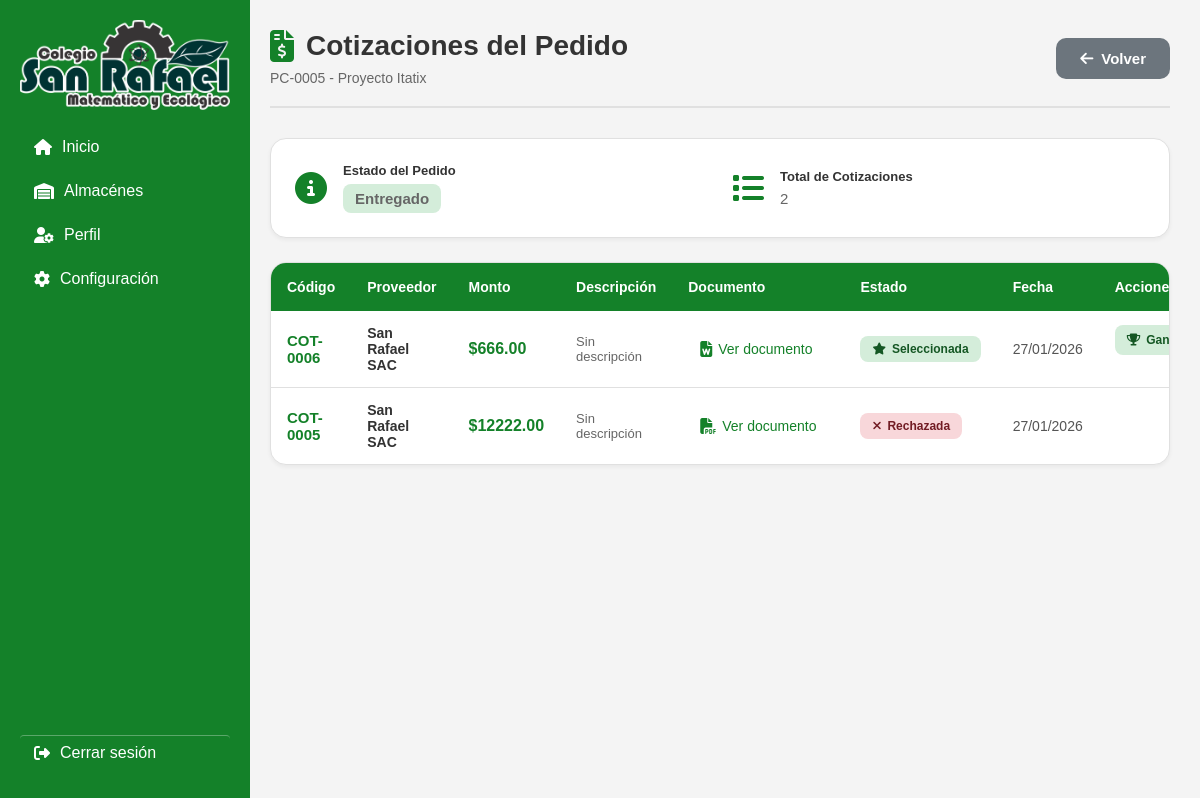
The app's page /cotizaciones-pedido/5/ with its own data.
### app1/models.py (models this page shows, shortened)
class PedidoCompra(models.Model):
    ESTADO_CHOICES = [
        ('PEND', 'Pendiente'),
        ('COMP', 'Completado'),
        ('ENTR', 'Entregado'),
    ]
    id_pedido = models.AutoField(primary_key=True)
    nombre = models.CharField(max_length=200)
    descripcion = models.TextField(blank=True, null=True)
    archivo = models.FileField(upload_to='pedidos_compra/', null=False, blank=False)
    estado = models.CharField(max_length=4, choices=ESTADO_CHOICES, default='PEND')
    fecha_creacion = models.DateTimeField(auto_now_add=True)
    fecha_modificacion = models.DateTimeField(auto_now=True)
    documento_entrega = models.FileField(upload_to='documentos_entrega/', null=True, blank=True)
    fecha_entrega = models.DateTimeField(null=True, blank=True)
    class Meta:
        db_table = 'pedidos_compra'
        verbose_name = 'Pedido de Compra'
        verbose_name_plural = 'Pedidos de Compra'
        ordering = ['-fecha_creacion']

class Cotizacion(models.Model):
    ESTADO_CHOICES = [
        ('PEND', 'Pendiente'),
        ('SELEC', 'Seleccionada'),
        ('RECH', 'Rechazada'),
    ]
    id_cotizacion = models.AutoField(primary_key=True)
    pedido = models.ForeignKey(PedidoCompra, on_delete=models.CASCADE, related_name='cotizaciones')
    proveedor = models.CharField(max_length=200)
    monto = models.DecimalField(max_digits=10, decimal_places=2)
    descripcion = models.TextField(blank=True, null=True)
    documento = models.FileField(upload_to='cotizaciones/', null=False, blank=False)
    estado = models.CharField(max_length=5, choices=ESTADO_CHOICES, default='PEND')
    fecha_creacion = models.DateTimeField(auto_now_add=True)
    fecha_modificacion = models.DateTimeField(auto_now=True)
    class Meta:
        db_table = 'cotizaciones'
        verbose_name = 'Cotización'
        verbose_name_plural = 'Cotizaciones'
        ordering = ['-fecha_creacion']

### app1/views.py (the view)
# urls.py: path('cotizaciones-pedido/<int:id_pedido>/', views.CotizacionesPedido, name='CotizacionesPedido'),
def CotizacionesPedido(request, id_pedido):
    pedido = get_object_or_404(PedidoCompra, id_pedido=id_pedido)
    cotizaciones = pedido.cotizaciones.all()
    context = {
        'pedido': pedido,
        'cotizaciones': cotizaciones,
        'total_cotizaciones': cotizaciones.count()
    }
    return render(request, 'almacenes/almgeneral/CotizacionesPedido.html', context)

### templates/almacenes/almgeneral/Cotizacionespedido.html (shortened to what this page needs)
{% extends 'layout.html' %}
{% load static %}
{% block content %}
<link rel="stylesheet" href="{% static 'almacenes/almgeneral/PedidosCompra.css' %}">
<div class="pedidos-container">
  <div class="pedidos-header">
    <div>
      <h1>
        <i class="fa-solid fa-file-invoice-dollar"></i>
        Cotizaciones del Pedido
      </h1>
      <p class="subtitle">PC-{{ pedido.id_pedido|stringformat:"04d" }} - {{ pedido.nombre }}</p>
    </div>
    <div style="display: flex; gap: 12px;">
      <button class="btn-secondary" onclick="window.location.href='{% url 'DetallePedido' pedido.id_pedido %}'">
        <i class="fa-solid fa-arrow-left"></i>
        Volver
      </button>
    </div>
  </div>
  <div class="info-banner">
    <div class="info-item">
      <i class="fa-solid fa-info-circle"></i>
      <div>
        <strong>Estado del Pedido</strong>
        <span>
          {% if pedido.estado == 'PEND' %}
            <span class="badge estado-pendiente">Pendiente</span>
          {% elif pedido.estado == 'COMP' %}
            <span class="badge estado-completado">Completado</span>
          {% elif pedido.estado == 'ENTR' %}
            <span class="badge estado-entregado">Entregado</span>
          {% endif %}
        </span>
      </div>
    </div>
    <div class="info-item">
      <i class="fa-solid fa-list"></i>
      <div>
        <strong>Total de Cotizaciones</strong>
        <span>{{ total_cotizaciones }}</span>
      </div>
    </div>
  </div>
  {% if cotizaciones %}
  <div class="tabla-container">
    <table class="tabla-pedidos">
      <thead>
        <tr>
          <th>Código</th>
          <th>Proveedor</th>
          <th>Monto</th>
          <th>Descripción</th>
          <th>Documento</th>
          <th>Estado</th>
          <th>Fecha</th>
          <th>Acciones</th>
        </tr>
      </thead>
      <tbody>
        {% for cotizacion in cotizaciones %}
        <tr>
          <td class="codigo">
            <strong>COT-{{ cotizacion.id_cotizacion|stringformat:"04d" }}</strong>
          </td>
          <td class="nombre">{{ cotizacion.proveedor }}</td>
          <td>
            <strong style="color: #148129; font-size: 16px;">${{ cotizacion.monto }}</strong>
          </td>
          <td class="descripcion">{{ cotizacion.descripcion|truncatewords:8|default:"Sin descripción" }}</td>
          <td class="archivo-cell">
            <button class="archivo-link" onclick="abrirDocumento({{ cotizacion.id_cotizacion }}, '{{ cotizacion.proveedor }}', '{{ cotizacion.documento.name }}')" title="Ver documento">
              <i class="fa-solid fa-file-{% if cotizacion.documento.name|slice:'-3:' == 'pdf' %}pdf{% elif cotizacion.documento.name|slice:'-3:' == 'doc' or cotizacion.documento.name|slice:'-4:' == 'docx' %}word{% else %}lines{% endif %}"></i>
              Ver documento
            </button>
          </td>
          <td>
            {% if cotizacion.estado == 'PEND' %}
              <span class="badge badge-warning">
                <i class="fa-solid fa-clock"></i>
                Pendiente
              </span>
            {% elif cotizacion.estado == 'SELEC' %}
              <span class="badge badge-success">
                <i class="fa-solid fa-star"></i>
                Seleccionada
              </span>
            {% elif cotizacion.estado == 'RECH' %}
              <span class="badge badge-danger">
                <i class="fa-solid fa-times"></i>
                Rechazada
              </span>
            {% endif %}
          </td>
          <td>{{ cotizacion.fecha_creacion|date:"d/m/Y" }}</td>
          <td class="acciones">
            {% if pedido.estado == 'PEND' and cotizacion.estado == 'PEND' %}
            <button class="btn-icon btn-success"
                    title="Seleccionar esta cotización"
                    onclick="if(confirm('¿Seleccionar esta cotización? El pedido se marcará como COMPLETADO.')) window.location.href='{% url 'SeleccionarCotizacion' cotizacion.id_cotizacion %}'">
              <i class="fa-solid fa-check"></i>
            </button>
            {% elif cotizacion.estado == 'SELEC' %}
            <span class="badge badge-success" style="padding: 8px 12px;">
              <i class="fa-solid fa-trophy"></i>
              Ganadora
            </span>
            {% endif %}
          </td>
        </tr>
        {% endfor %}
      </tbody>
    </table>
  </div>
  {% endif %}
</div>
{% endblock %}

### css/layout.css (style rules this page uses)
body { margin: 0; font-family: Arial, sans-serif; background-color: #f4f4f4; }

### css/almacenes/almgeneral/PedidosCompra.css (style rules this page uses)
.pedidos-container { padding: 30px; background-color: transparent; min-height: calc(100vh - 60px); }
.pedidos-header { display: flex; align-items: center; justify-content: space-between; margin-bottom: 30px; padding-bottom: 20px; border-bottom: 2px solid #e0e0e0; }
.pedidos-header h1 { font-size: 28px; color: #333; font-weight: 600; display: flex; align-items: center; gap: 12px; margin: 0; }
.pedidos-header h1 i { color: #148129; font-size: 32px; }
.btn-primary, .btn-secondary, .btn-limpiar { padding: 12px 24px; border: none; border-radius: 10px; font-size: 15px; font-weight: 600; cursor: pointer; transition: all 0.3s; display: inline-flex; align-items: center; gap: 8px; }
.btn-secondary { background: #6c757d; color: white; }
.tabla-container { background: white; border-radius: 16px; overflow: hidden; border: 1px solid #e0e0e0; box-shadow: 0 2px 4px rgba(0,0,0,0.05); }
.tabla-pedidos { width: 100%; border-collapse: collapse; font-size: 14px; }
.tabla-pedidos thead { background: #148129; color: white; }
.tabla-pedidos th { padding: 16px; text-align: left; font-weight: 600; white-space: nowrap; }
.tabla-pedidos tbody tr { border-bottom: 1px solid #e0e0e0; transition: all 0.2s; }
.tabla-pedidos tbody tr:last-child { border-bottom: none; }
.tabla-pedidos td { padding: 14px 16px; color: #555; }
.tabla-pedidos td.codigo strong { color: #148129; font-weight: 700; font-size: 15px; }
.tabla-pedidos td.nombre { font-weight: 600; color: #333; }
.tabla-pedidos td.descripcion { color: #666; font-size: 13px; }
.archivo-cell { max-width: 200px; }
.archivo-link { display: inline-flex; align-items: center; gap: 6px; padding: 6px 12px; background: #f1f8f4; border-radius: 8px; color: #148129; text-decoration: none; font-size: 12px; transition: all 0.3s; max-width: 100%; overflow: hidden; text-overflow: ellipsis; white-space: nowrap; }
.archivo-link i { font-size: 16px; flex-shrink: 0; }
.badge { display: inline-flex; align-items: center; gap: 6px; padding: 6px 12px; border-radius: 8px; font-size: 12px; font-weight: 600; white-space: nowrap; }
.estado-entregado { background: #d4edda; color: #155724; }
.acciones { display: flex; gap: 8px; justify-content: center; }

### templates/almacenes/almgeneral/Cotizacionespedido.html (style rules this page uses)
.subtitle { color: #666; font-size: 14px; margin: 8px 0 0 0; }
.info-banner { background: white; border-radius: 16px; padding: 24px; margin-bottom: 24px; border: 1px solid #e0e0e0; display: grid; grid-template-columns: repeat(auto-fit, minmax(250px, 1fr)); gap: 24px; box-shadow: 0 2px 4px rgba(0,0,0,0.05); }
.info-banner .info-item { display: flex; align-items: center; gap: 16px; }
.info-banner .info-item > i { font-size: 32px; color: #148129; flex-shrink: 0; }
.info-banner .info-item > div { display: flex; flex-direction: column; gap: 6px; }
.info-banner .info-item strong { color: #333; font-size: 13px; font-weight: 600; }
.info-banner .info-item span { color: #666; font-size: 15px; }
.badge-success { background: #d4edda; color: #155724; }
.badge-danger { background: #f8d7da; color: #721c24; }
.archivo-link { background: transparent; border: none; color: #148129; cursor: pointer; text-decoration: none; padding: 6px 12px; border-radius: 6px; transition: all 0.2s; font-size: 14px; display: inline-flex; align-items: center; gap: 6px; }
.archivo-link i { font-size: 16px; }

### records on screen
PedidoCompra: id_pedido "0005", nombre "Proyecto Itatix"
Cotizacion: id_cotizacion "0006", proveedor "San Rafael SAC", monto "666.00", descripcion "Sin descripción", estado "SELEC" (drawn), fecha_creacion "27/01/2026"
Cotizacion: id_cotizacion "0005", proveedor "San Rafael SAC", monto "12222.00", descripcion "Sin descripción", estado "RECH" (drawn), fecha_creacion "27/01/2026"

### other values on screen
{{ total_cotizaciones }} "2"
